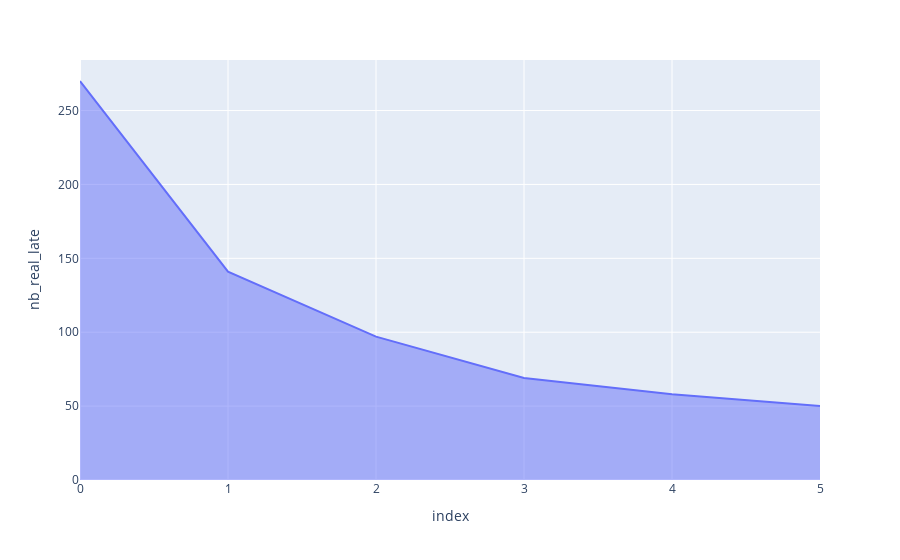

The code cell stored with this chart in its notebook:
### Code cell
df_no_canceled_short_delay = df_no_canceled.loc[df_no_canceled['time_delta_with_previous_rental_in_minutes'].notna()]
df_no_canceled_short_delay['late_by'].count(), df_no_canceled['late_by'].count()

df_no_canceled_short_delay['real_delta'] = df_no_canceled_short_delay['time_delta_with_previous_rental_in_minutes'] - df_no_canceled_short_delay['late_by']
real_latencies = df_no_canceled_short_delay['real_delta'].value_counts().reset_index()
real_filtered_latencies = real_latencies.loc[(real_latencies["real_delta"] < 0) & (real_latencies["real_delta"] > -180)]
print(real_filtered_latencies['count'].sum(), f"({round(100* real_filtered_latencies['count'].sum() / df_no_canceled_short_delay['real_delta'].count(), 2)} %)")

for delay in range (6):
    real_filtered_latencies = real_latencies.loc[(real_latencies["real_delta"] < 0) & (real_latencies["real_delta"] < (-60*delay))]
    overtime.loc[delay,"nb_real_late"] = real_filtered_latencies['count'].sum()
    overtime.loc[delay,"percent_real_late"] = round(100 * real_filtered_latencies['count'].sum() / df_no_canceled_short_delay['real_delta'].count(), 1)

fig = px.area(overtime, y="nb_real_late")
fig.show()

### Figure 1 — Plotly figure (JSON) as saved in the notebook; plotly's stock layout.template omitted (floating-point values rounded to 4 significant figures)
{"data": [{"fillpattern": {"shape": ""}, "hovertemplate": "index=%{x}<br>nb_real_late=%{y}<extra></extra>", "legendgroup": "", "line": {"color": "#636efa"}, "marker": {"symbol": "circle"}, "mode": "lines", "name": "", "orientation": "v", "showlegend": false, "stackgroup": "1", "type": "scatter", "x": [0, 1, 2, 3, 4, 5], "xaxis": "x", "y": [270, 141, 97, 69, 58, 50], "yaxis": "y"}], "layout": {"legend": {"tracegroupgap": 0}, "margin": {"t": 60}, "xaxis": {"anchor": "y", "domain": [0, 1], "title": {"text": "index"}}, "yaxis": {"anchor": "x", "domain": [0, 1], "title": {"text": "nb_real_late"}}}}
